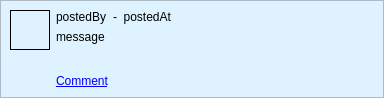
<?xml version="1.0" encoding="UTF-8"?>
<ui version="4.0">
 <class>CommentItem</class>
 <widget class="QWidget" name="CommentItem">
  <property name="geometry">
   <rect>
    <x>0</x>
    <y>0</y>
    <width>384</width>
    <height>98</height>
   </rect>
  </property>
  <property name="sizePolicy">
   <sizepolicy hsizetype="Preferred" vsizetype="Preferred">
    <horstretch>0</horstretch>
    <verstretch>0</verstretch>
   </sizepolicy>
  </property>
  <property name="palette">
   <palette>
    <active>
     <colorrole role="Base">
      <brush brushstyle="SolidPattern">
       <color alpha="255">
        <red>255</red>
        <green>255</green>
        <blue>255</blue>
       </color>
      </brush>
     </colorrole>
     <colorrole role="Window">
      <brush brushstyle="SolidPattern">
       <color alpha="255">
        <red>222</red>
        <green>242</green>
        <blue>255</blue>
       </color>
      </brush>
     </colorrole>
    </active>
    <inactive>
     <colorrole role="Base">
      <brush brushstyle="SolidPattern">
       <color alpha="255">
        <red>255</red>
        <green>255</green>
        <blue>255</blue>
       </color>
      </brush>
     </colorrole>
     <colorrole role="Window">
      <brush brushstyle="SolidPattern">
       <color alpha="255">
        <red>222</red>
        <green>242</green>
        <blue>255</blue>
       </color>
      </brush>
     </colorrole>
    </inactive>
    <disabled>
     <colorrole role="Base">
      <brush brushstyle="SolidPattern">
       <color alpha="255">
        <red>222</red>
        <green>242</green>
        <blue>255</blue>
       </color>
      </brush>
     </colorrole>
     <colorrole role="Window">
      <brush brushstyle="SolidPattern">
       <color alpha="255">
        <red>222</red>
        <green>242</green>
        <blue>255</blue>
       </color>
      </brush>
     </colorrole>
    </disabled>
   </palette>
  </property>
  <property name="windowTitle">
   <string>Form</string>
  </property>
  <property name="autoFillBackground">
   <bool>true</bool>
  </property>
  <layout class="QVBoxLayout" name="verticalLayout_2">
   <property name="spacing">
    <number>0</number>
   </property>
   <property name="margin">
    <number>0</number>
   </property>
   <item>
    <widget class="QFrame" name="frame">
     <property name="frameShape">
      <enum>QFrame::StyledPanel</enum>
     </property>
     <property name="frameShadow">
      <enum>QFrame::Raised</enum>
     </property>
     <layout class="QGridLayout" name="gridLayout">
      <item row="0" column="0" rowspan="3">
       <layout class="QVBoxLayout" name="verticalLayout">
        <item>
         <widget class="QLabel" name="avatarLabel">
          <property name="sizePolicy">
           <sizepolicy hsizetype="Fixed" vsizetype="Fixed">
            <horstretch>0</horstretch>
            <verstretch>0</verstretch>
           </sizepolicy>
          </property>
          <property name="minimumSize">
           <size>
            <width>40</width>
            <height>40</height>
           </size>
          </property>
          <property name="maximumSize">
           <size>
            <width>40</width>
            <height>40</height>
           </size>
          </property>
          <property name="frameShape">
           <enum>QFrame::Box</enum>
          </property>
          <property name="text">
           <string/>
          </property>
          <property name="scaledContents">
           <bool>true</bool>
          </property>
          <property name="textInteractionFlags">
           <set>Qt::NoTextInteraction</set>
          </property>
         </widget>
        </item>
        <item>
         <spacer name="verticalSpacer">
          <property name="orientation">
           <enum>Qt::Vertical</enum>
          </property>
          <property name="sizeHint" stdset="0">
           <size>
            <width>20</width>
            <height>13</height>
           </size>
          </property>
         </spacer>
        </item>
       </layout>
      </item>
      <item row="0" column="1">
       <layout class="QHBoxLayout" name="horizontalLayout">
        <item>
         <widget class="QLabel" name="postedByLabel">
          <property name="text">
           <string>postedBy</string>
          </property>
         </widget>
        </item>
        <item>
         <widget class="QLabel" name="postedAtLabel">
          <property name="sizePolicy">
           <sizepolicy hsizetype="Expanding" vsizetype="Preferred">
            <horstretch>0</horstretch>
            <verstretch>0</verstretch>
           </sizepolicy>
          </property>
          <property name="text">
           <string>-  postedAt</string>
          </property>
          <property name="textInteractionFlags">
           <set>Qt::LinksAccessibleByMouse|Qt::TextSelectableByMouse</set>
          </property>
         </widget>
        </item>
       </layout>
      </item>
      <item row="1" column="1">
       <widget class="QLabel" name="messageLabel">
        <property name="sizePolicy">
         <sizepolicy hsizetype="Expanding" vsizetype="MinimumExpanding">
          <horstretch>0</horstretch>
          <verstretch>0</verstretch>
         </sizepolicy>
        </property>
        <property name="text">
         <string>message</string>
        </property>
        <property name="alignment">
         <set>Qt::AlignLeading|Qt::AlignLeft|Qt::AlignTop</set>
        </property>
        <property name="wordWrap">
         <bool>true</bool>
        </property>
        <property name="textInteractionFlags">
         <set>Qt::LinksAccessibleByMouse|Qt::TextSelectableByMouse</set>
        </property>
       </widget>
      </item>
      <item row="2" column="1">
       <widget class="QLabel" name="commentAddLabel">
        <property name="sizePolicy">
         <sizepolicy hsizetype="Preferred" vsizetype="Preferred">
          <horstretch>0</horstretch>
          <verstretch>0</verstretch>
         </sizepolicy>
        </property>
        <property name="text">
         <string>&lt;a href=&quot;javascript://&quot;&gt;Comment&lt;/a&gt;</string>
        </property>
        <property name="alignment">
         <set>Qt::AlignLeading|Qt::AlignLeft|Qt::AlignVCenter</set>
        </property>
        <property name="textInteractionFlags">
         <set>Qt::LinksAccessibleByMouse|Qt::TextSelectableByMouse</set>
        </property>
       </widget>
      </item>
     </layout>
    </widget>
   </item>
  </layout>
 </widget>
 <resources/>
 <connections/>
</ui>
